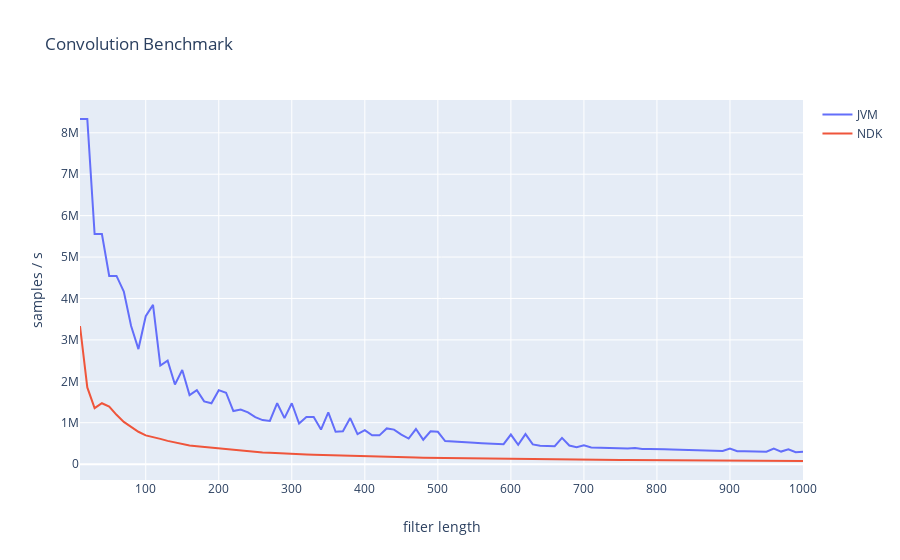

Notebook code for this chart:
### Markdown cell above
# Convolution (FIR filter)

### Code cell
iplot({
    'data': [
        go.Scatter(**dict(
            x = convolution.T.index,
            y = convolution.T[env],
            mode = 'lines', # markers
            name = env.upper(),
        )) for env in ['jvm', 'ndk']
    ],
    'layout': go.Layout(title='Convolution Benchmark', xaxis=dict(title='filter length'), yaxis=dict(title='samples / s'))
})
